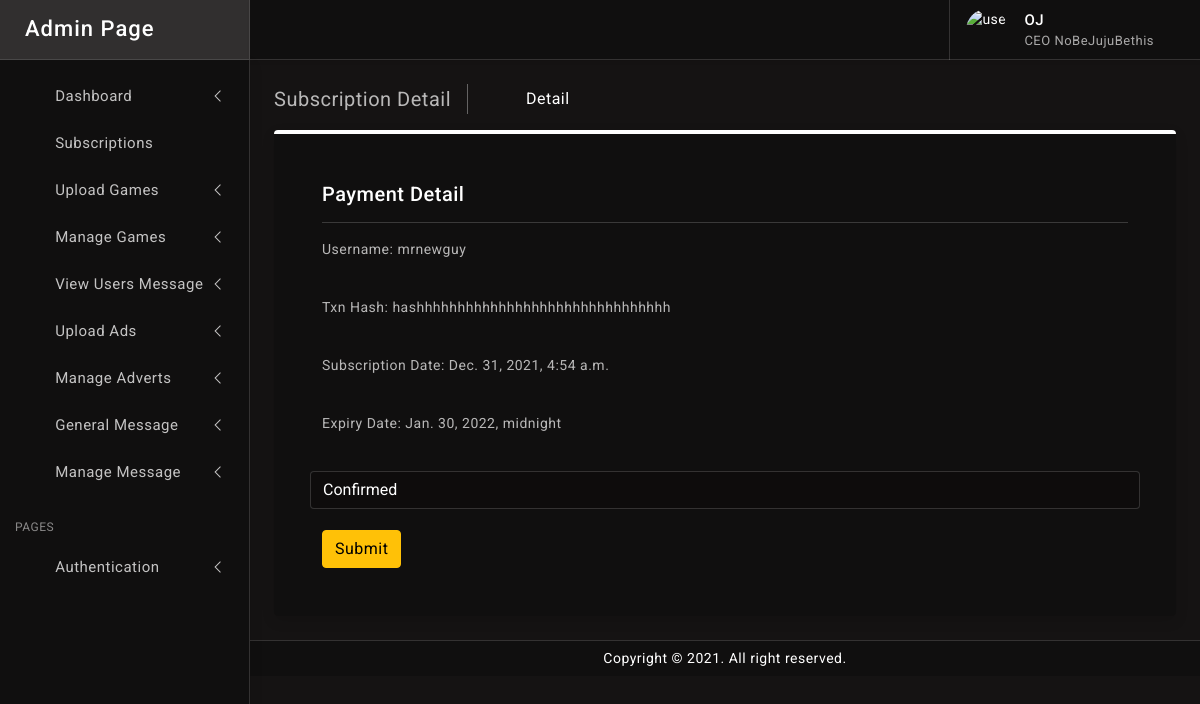
Page /sub-detail/2 on the committed database.
### main_app/models.py (models this page shows, shortened)
class Subscription(models.Model):
	user = models.ForeignKey(User, on_delete=models.CASCADE)
	amount = models.CharField(blank=True, max_length=20)
	package = models.CharField(blank=True, max_length=150)
	switch_date = models.DateTimeField(default=timezone.now)
	pub_date = models.DateTimeField(default=timezone.now)
	txn_hash = models.CharField(blank=True, max_length=150)
	payment_status = models.BooleanField(default=False)
	approval_status = models.BooleanField(default=False)

### main_app/views.py (the view)
# urls.py: path("sub-detail/<int:sub_id>", views.sub_detail, name='sub_detail'),
def sub_detail(request, sub_id):
    if request.method == 'POST':
        sub = Subscription.objects.get(id=sub_id)
        approval_status = request.POST.get("approval_status")
        if approval_status == "activate":
            sub.approval_status = True
        elif approval_status == "deactivate":
            sub.approval_status = False
        else:
            pass
        sub.save()
        messages.success(request, "Subscription Status Updated!")
        return redirect(reverse('subs'))
    else:
        sub = Subscription.objects.get(id=sub_id)
        context = {"sub": sub}
        return render(request, 'main_app/sub_detail.html', context)

### main_app/templates/main_app/sub_detail.html (shortened to what this page needs)
{% extends 'main_app/admin_base.html' %}
{% load static %}
{% block content %}
		<div class="page-wrapper">
			<div class="page-content">
				<div class="page-breadcrumb d-none d-sm-flex align-items-center mb-3">
					<div class="breadcrumb-title pe-3">Subscription Detail</div>
					<div class="ps-3">
						<nav aria-label="breadcrumb">
							<ol class="breadcrumb mb-0 p-0">
								<li class="breadcrumb-item"><a href="/"><i class="bx bx-home-alt"></i></a>
								</li>
								<li class="breadcrumb-item active" aria-current="page">Detail</li>
							</ol>
						</nav>
					</div>
				</div>
				<div class="row">
					<div class="col-xl-12 mx-auto">
						<div class="card border-top border-0 border-4 border-white">
							<div class="card-body p-5">
								<div class="card-title d-flex align-items-center">
									<h5 class="mb-0 text-white">Payment Detail</h5>
								</div>
								<hr>
								<p>Username: {{ sub.user.username }}</p><br />
								<p>Txn Hash: {{ sub.txn_hash }}</p><br />
								<p>Subscription Date: {{ sub.pub_date }}</p><br />
								<p>Expiry Date: {{ sub.switch_date }}</p><br />
								<form method="post">
					                <div class="row">
					                  <select class="form-control" name="approval_status" id="cars">
					                    {% if sub.approval_status == True %}
					                    <option value="activate" selected>Confirmed</option>
					                    {% else %}
					                    <option value="activate">Confirmed</option>
					                    <option value="deactivate" selected>Declined</option>
					                    {% endif %}
					                  </select>
					                </div>
					                <br>
					                  <button class="btn btn-warning btn-block" type="submit">Submit</button>
					                </div>
							</div>
						</div>
			</div>
		</div>
{% endblock %}

### main_app/static/admin_app/css/app.css (style rules this page uses)
body { font-size: 14px; letter-spacing: .5px; font-family: Roboto, sans-serif; overflow-x: hidden }
a { text-decoration: none }
.page-wrapper { height: 100%; margin-top: 60px; margin-bottom: 0px; margin-left: 250px }
.page-content { padding: 1.5rem 1.5rem 0 1.5rem }
.breadcrumb-title { font-size: 20px; border-right: 1.5px solid rgb(255 255 255 / 34%); }
.page-breadcrumb .breadcrumb li.breadcrumb-item { font-size: 16px }
.page-breadcrumb .breadcrumb-item+.breadcrumb-item::before { display: inline-block; padding-right: .5rem; color: #ffffff; font-family: LineIcons; content: "\ea5c" }
.bg-theme { background-size: 100% 100%; background-attachment: fixed; background-position: center; background-repeat: no-repeat; transition: background .2s; }
body.bg-theme3 { background-image: url(../images/bg-themes/3.png); }

### rows in the picture
Subscription: user.username "mrnewguy", txn_hash "hashhhhhhhhhhhhhhhhhhhhhhhhhhhhhhh", pub_date "Dec. 31, 2021, 4:54 a.m.", switch_date "Jan. 30, 2022, midnight", approval_status "Confirmed"
